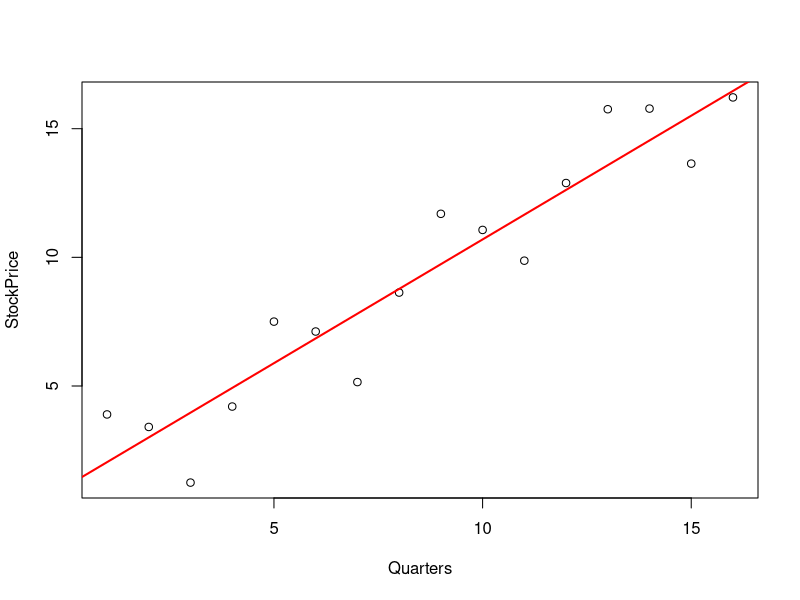
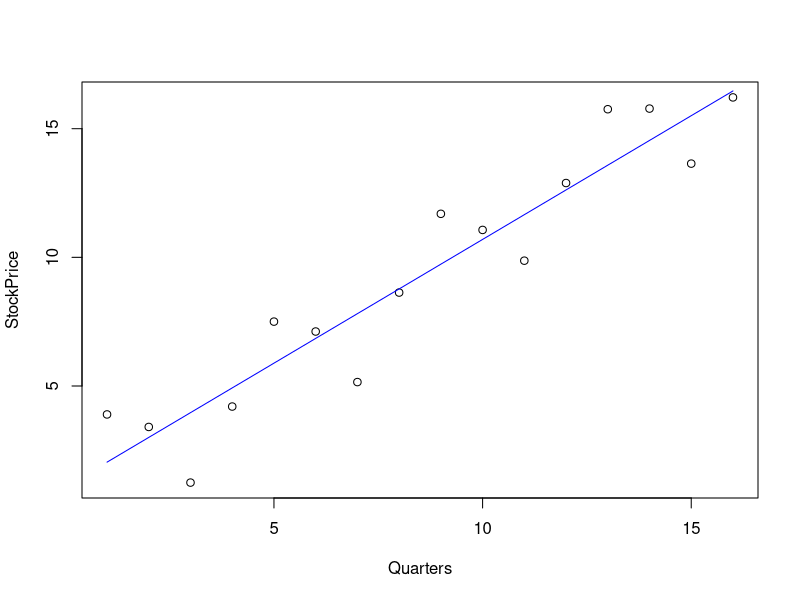
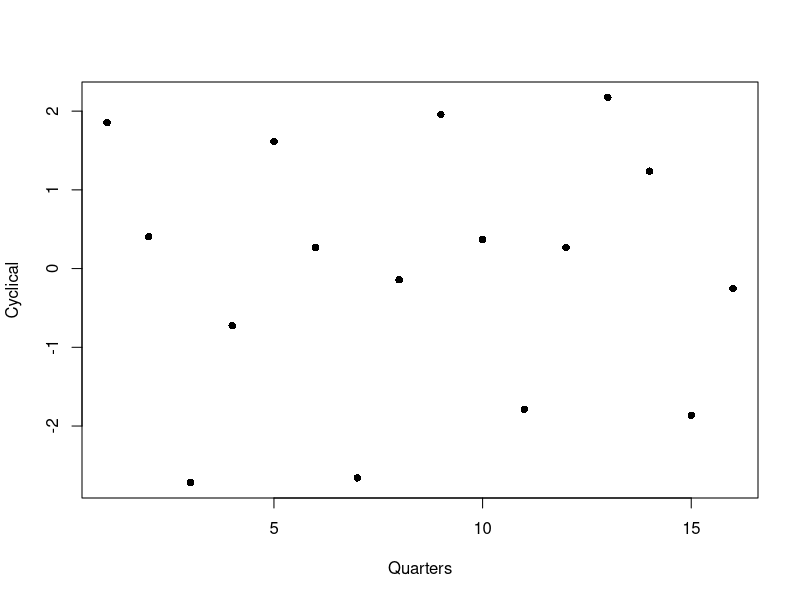
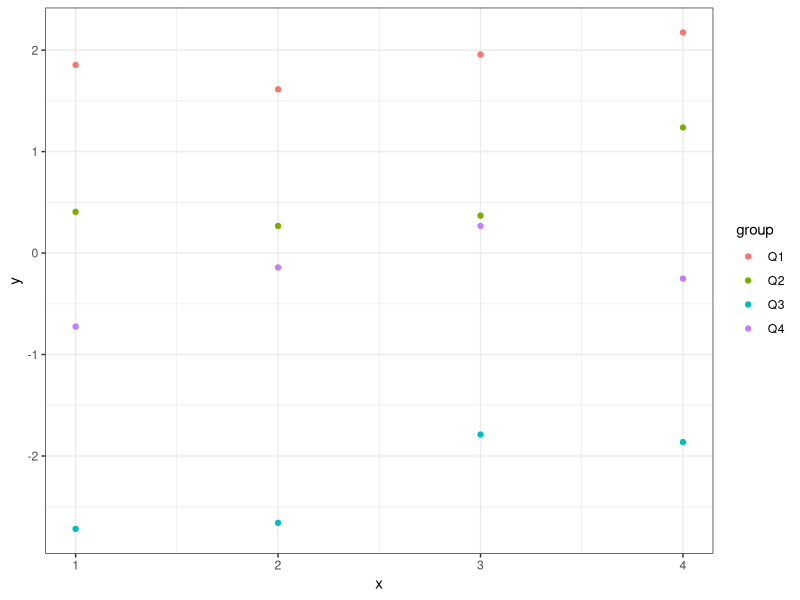

Write R code to recreate these figures, in order.
# ***Note this picks up at Part 3 of the README***

# Linear Decomposition of Time Series Models
# Y= 

# Create a vector track of quarters across 4 years
Quarters<-c(1, 2, 3, 4, 5, 6, 7, 8, 9, 10, 11, 12, 13, 14, 15, 16)

# Create a vector to model stock prices across 4 years
StockPrice<-c(3.89414, 3.40792, 1.24523, 4.20107,
              7.50202, 7.11712, 5.1522, 8.63096,
              11.6921, 11.0655, 9.87043, 12.8885,
              15.7568, 15.7817, 13.6428, 16.2162)

# Plot the data points
plot(x = Quarters, y = StockPrice)

# Add a line of best fit
abline(lm(StockPrice~Quarters), col="red", lwd=2)

# NOTE: You can just get the trend line from by doing abline, but above splits out the math
# Calculate the alpha and beta coefficients, where model Y = alpha + beta * time
Beta <- (length(Quarters) * sum(StockPrice * Quarters) - sum(StockPrice)*sum(Quarters))/
  (length(Quarters) * sum(Quarters ^ 2) - sum(Quarters) ^ 2 )
Alpha <- mean(StockPrice) - Beta * mean(Quarters) 

# Now caluclate the trend line Y = = alpha + beta * time
Trend <- Alpha + Beta * Quarters

# Plot the data and add the trend line
# NOTE: You can just get the trend line from by doing abline, but above splits out the math
plot(x= Quarters, y = StockPrice)
lines(Trend, col = "blue")

# Get cyclical trend
Cyclical <- StockPrice - Trend
plot(x= Quarters, y= Cyclical, type="p", pch=16)

# Seprate Cyclical Component by quarter
QuartersInYear = 4
for (i in 1:4){
  if (i==1){
    QuarterOne <- c(Cyclical[i],Cyclical[i + QuartersInYear], Cyclical[i + 2*QuartersInYear], Cyclical[i + 3*QuartersInYear])
  }
  if (i==2){
    QuarterTwo <- c(Cyclical[i],Cyclical[i + QuartersInYear], Cyclical[i + 2*QuartersInYear], Cyclical[i + 3*QuartersInYear])
  }  
  if (i==3){
    QuarterThree<- c(Cyclical[i],Cyclical[i + QuartersInYear], Cyclical[i + 2*QuartersInYear], Cyclical[i + 3*QuartersInYear])
  }
  if (i==4){
    QuarterFour <- c(Cyclical[i],Cyclical[i + QuartersInYear], Cyclical[i + 2*QuartersInYear], Cyclical[i + 3*QuartersInYear])
  }
}

library("ggplot2")
Data <- list(QuarterOne,QuarterTwo, QuarterThree, QuarterFour )
Data <- lapply(Data, function(x) cbind(x = seq_along(x), y = x))
list.names <- c("Q1", "Q2", "Q3", "Q4")
Lines <- sapply(Data, nrow)
Data <- as.data.frame(do.call("rbind", Data))
Data$group <- rep(list.names, Lines)
ggplot(Data, aes(x = x, y = y, colour = group)) +
  theme_bw() +
  geom_point()

# Get alpha and Beta
summary(lm(Cyclical ~ Quarters))

